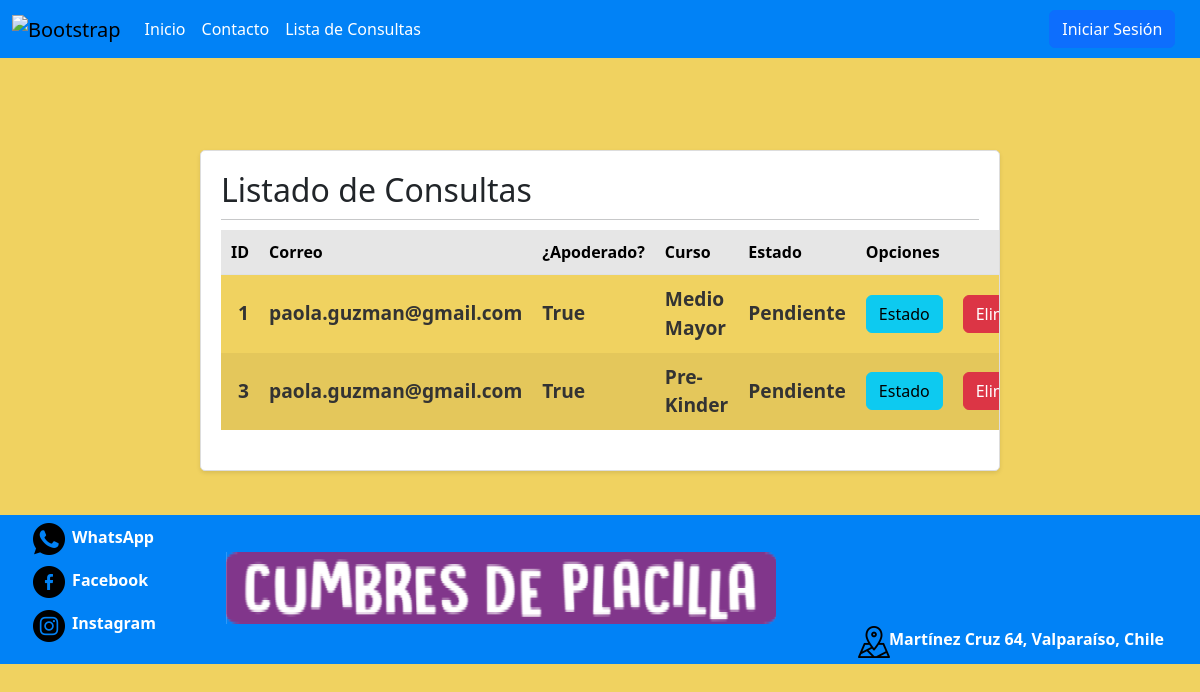
The page /SitioWeb/listarConsulta on the database its author committed.
### SitioWeb/models.py (models this page shows, shortened)
class Consulta(models.Model):
    id_consulta = models.AutoField(db_column='idConsulta', primary_key=True)
    nombre_c = models.CharField(max_length = 20)
    apellido_c = models.CharField(max_length = 20)
    numero_c = models.IntegerField()
    correo_c = models.EmailField(max_length = 254)
    apoderado_c = models.BooleanField(default=False)
    curso = models.ForeignKey(Curso, on_delete=models.PROTECT,default="")
    consulta_c = models.TextField()
    estado_c = models.BooleanField(default=False)
    class Meta:
        db_table = 'SitioWeb_consulta'

class Curso(models.Model):
    nombreCurso = models.CharField(max_length=30)
    def __str__(self):
        return self.nombreCurso

### SitioWeb/views.py (the view)
# urls.py: path('listarConsulta', listarConsulta, name='listarConsulta'),
def listarConsulta(request):
    listarConsulta = Consulta.objects.all()
    return render(request, 'paginas/listarConsulta.html', {'Consulta': listarConsulta})

### SitioWeb/templates/paginas/listarConsulta.html (shortened to what this page needs)
{% load static %}
<!DOCTYPE html>
<html lang="en">
<head>
 <link href="https://cdn.jsdelivr.net/npm/bootstrap@5.3.3/dist/css/bootstrap.min.css" rel="stylesheet">
 <link type='text/css' href="{%static "css/style.css"%}" rel="stylesheet" />
</head>
<body>
  <nav class="navbar navbar-expand-lg navbar-custom">
    <div class="container-fluid nav-bar-custom">
      <a class="navbar-brand" href=""><img src='{%static "Imagenes/Logo.png"%}' alt="Bootstrap" width="90" height="72"></a>
      <div class="collapse navbar-collapse" id="navbarNavDropdown">
        <ul class="navbar-nav">
          <li class="nav-item">
            <a class="nav-link nav-item-custom" aria-current="page" href="{%url 'index'%}">Inicio</a>
          </li>
          <li class="nav-item">
            <a class="nav-link nav-item-custom" aria-current="page" href="{%url 'Contacto'%}">Contacto</a>
          </li>
          <li class="nav-item">
            <a class="nav-link nav-item-custom" aria-current="page" href="{%url 'listarConsulta'%}">Lista de Consultas</a>
          </li>
        </ul>
        <div class="right-item">
          <button type="button" class="btn btn-primary" data-bs-toggle="modal" data-bs-target="#exampleModal">Iniciar Sesión</button>
      </div>
      </div>
    </div>
  </nav>
    <br><br><br>
  <main>
        <div class="card" id="listarProf">
            <div class="card-body">
                <h2>Listado de Consultas</h2>
                <hr>
                <table class="table table-striped table-hover">
                    <tr>
                        <th>ID</th>
                        <th>Correo</th>
                        <th>¿Apoderado?</th>
                        <th>Curso</th>
                        <th>Estado</th>
                        <th colspan="2">Opciones</th>
                    </tr>
                    {% for c in Consulta %}
                    <tr>
                        <td>{{ c.id_consulta }}</td>
                        <td>{{ c.correo_c }}</td>
                        <td>{{ c.apoderado_c }}</td>
                        <td>{{ c.curso }}</td>
                        <td>
                          {% if c.estado_c == True %}
                              Resuelta
                          {% else %}
                              Pendiente
                          {% endif %}
                        </td>
                        <td><a href="estadoConsulta/{{c.id_consulta}}" class="btn btn-info">Estado</a></td>
                        <td><a href="eliminarConsulta/{{c.id_consulta}}" class="btn btn-danger">Eliminar</a></td>
                    </tr>
                    {% endfor %}
                </table>
            </div>
        </div>
  </main>
  <br>
  <footer>
    <div class="FooterIzquierda">
      <ul>
        <li class="ListaFooter d-flex align-items-center">
          <a href="https://api.whatsapp.com/send/?phone=56966967653&text=Hola%21+necesito+informaci%C3%B3n+sobre+este+Colegio&type=phone_number&app_absent=0" target="_blank" rel="noopener noreferrer">
            <img src='{%static "Imagenes/whatsapp.png"%}' class="IconFooter mr-2">
          </a>
          <a  href="https://api.whatsapp.com/send/?phone=56966967653&text=Hola%21+necesito+informaci%C3%B3n+sobre+este+Colegio&type=phone_number&app_absent=0"  target="_blank" rel="noopener noreferrer" class="TxtIcono">WhatsApp</a>
        </li>
        <li class="ListaFooter d-flex align-items-center">
          <a href="https://www.facebook.com/escueladelenguajecumbresdeplacillavalparaiso/"  target="_blank" rel="noopener noreferrer" class="IconoFooter">
            <img src='{%static "Imagenes/facebook.png"%}' class="IconFooter mr-2">
          </a>
          <a  href="https://www.facebook.com/escueladelenguajecumbresdeplacillavalparaiso/"  target="_blank" rel="noopener noreferrer" class="TxtIcono">Facebook</a>
        </li>
        <li class="ListaFooter d-flex align-items-center">
          <a href="https://www.instagram.com/cumbresdeplacillavalparaiso/"  target="_blank" rel="noopener noreferrer">
            <img src='{%static "Imagenes/instagram.png"%}' alt="Instagram" class="IconFooter mr-2">
          </a>
          <a  href="https://www.instagram.com/cumbresdeplacillavalparaiso/"  target="_blank" rel="noopener noreferrer" class="TxtIcono">Instagram</a>
        </li>
      </ul>
    </div>
        <div ID="FooterCentro">
          <img src='{%static "Imagenes/letras-del-logo-logo.png"%}'>
        </div>
        <div ID="FooterDerecha" class="d-flex align-items-center">
          <a href="https://maps.app.goo.gl/qd44qkzyeYCdrR2x8" target="_blank" rel="noopener noreferrer">
            <img src='{%static "Imagenes/GoogleMaps.png"%}' alt="GoogleMaps" class="IconFooter mr-2">
          </a>
          <a href="https://maps.app.goo.gl/qd44qkzyeYCdrR2x8" target="_blank" rel="noopener noreferrer" ID="TxtIconoD">Martínez Cruz 64, Valparaíso, Chile</a>
        </div>
    </footer>
</body>
</html>

### ProyectoCumbres/static/CSS/style.css (style rules this page uses)
body { background-color: #f0d260;display: flex; flex-direction: column; min-height: 100vh; }
.navbar-custom { background-color: #0182f6; }
.nav-item-custom { color: white; }
.nav-bar-custom { background-color: #0182f6; }
.IconFooter { width: 32px; height: 32px; margin-top: 25%; margin-left: 2%; margin-right: 2%; align-self: center; margin-bottom: 10%; }
footer { width: 100%; display: flex; justify-content: space-between; padding-bottom: .3%; color: #333333; font-weight: bold; background-color: #0182f6; }
.right-item { margin-left: auto; margin-right: 1.2%; }
.FooterIzquierda { align-self: flex-start; }
#FooterDerecha { align-self: flex-end; margin-left: .2%; margin-right: 3%; text-align: left; }
#FooterCentro { align-self: center; margin-left: .2%; margin-right: .2%; }
ul { list-style: none; }
.TxtIcono { margin-left: 7%; color: white; text-decoration: none; }
#TxtIconoD { color: white; text-decoration: none; }
.table td { vertical-align: middle; text-align: center; background-color: #f0d260; border-bottom: #f0d260; color: #333333; font-weight: bold; font-size: larger; }
.table td:first-child { text-align: right; }
.card { border: 1px solid #ddd; border-radius: 5px; box-shadow: 0 2px 4px rgba(0, 0, 0, 0.1); margin: 20px auto; max-width: 800px; overflow: hidden; }
.card-body { padding: 20px; }
.card-body h2 { margin-top: 0; margin-bottom: 10px; }
.card-body hr { margin: 10px 0; }
.table { width: 100%; margin-bottom: 20px; border-collapse: collapse; }
.table th, .table td { padding: 10px; text-align: left; }
.table th { background-color: #f2f2f2; }
.table-striped tbody tr:nth-of-type(odd) { background-color: #f9f9f9; }

### rows shown on the page
Consulta: id_consulta "1", correo_c "paola.guzman@gmail.com", apoderado_c "True", curso "Medio Mayor", estado_c "Pendiente"
Consulta: id_consulta "3", correo_c "paola.guzman@gmail.com", apoderado_c "True", curso "Pre-Kinder", estado_c "Pendiente"
